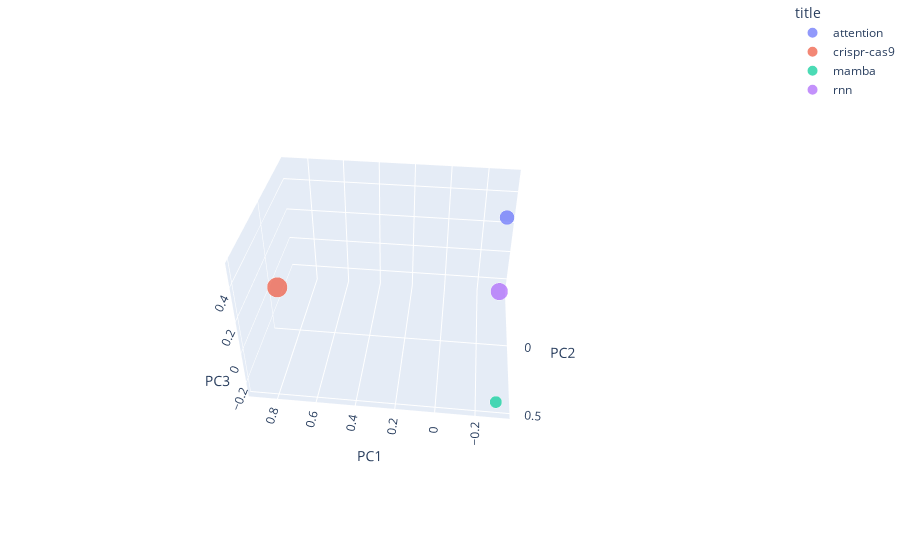

Notebook code cell kept with this figure:
### Code cell
import plotly.express as px

%matplotlib widget
%matplotlib inline

# Configure the trace.
fig = px.scatter_3d(new_pca_df,
    x='PC1',  # <-- Put your data instead
    y='PC2',  # <-- Put your data instead
    z='PC3',  # <-- Put your data instead
    size='text_lenght',
    color='title'
)

fig.update_layout(margin=dict(l=0, r=0, b=0, t=0))

fig.show()

### Figure 1 — Plotly figure (JSON) as saved in the notebook; plotly's stock layout.template omitted (floating-point values rounded to 4 significant figures)
{"data": [{"hovertemplate": "title=attention<br>PC1=%{x}<br>PC2=%{y}<br>PC3=%{z}<br>text_lenght=%{marker.size}<extra></extra>", "legendgroup": "attention", "marker": {"color": "#636efa", "size": [2853], "sizemode": "area", "sizeref": 13.66, "symbol": "circle"}, "mode": "markers", "name": "attention", "scene": "scene", "showlegend": true, "type": "scatter3d", "x": [-0.2857], "y": [-0.03023], "z": [0.5099]}, {"hovertemplate": "title=crispr-cas9<br>PC1=%{x}<br>PC2=%{y}<br>PC3=%{z}<br>text_lenght=%{marker.size}<extra></extra>", "legendgroup": "crispr-cas9", "marker": {"color": "#EF553B", "size": [5463], "sizemode": "area", "sizeref": 13.66, "symbol": "circle"}, "mode": "markers", "name": "crispr-cas9", "scene": "scene", "showlegend": true, "type": "scatter3d", "x": [0.911], "y": [-0.01376], "z": [-0.01204]}, {"hovertemplate": "title=mamba<br>PC1=%{x}<br>PC2=%{y}<br>PC3=%{z}<br>text_lenght=%{marker.size}<extra></extra>", "legendgroup": "mamba", "marker": {"color": "#00cc96", "size": [1944], "sizemode": "area", "sizeref": 13.66, "symbol": "circle"}, "mode": "markers", "name": "mamba", "scene": "scene", "showlegend": true, "type": "scatter3d", "x": [-0.2944], "y": [0.504], "z": [-0.2217]}, {"hovertemplate": "title=rnn<br>PC1=%{x}<br>PC2=%{y}<br>PC3=%{z}<br>text_lenght=%{marker.size}<extra></extra>", "legendgroup": "rnn", "marker": {"color": "#ab63fa", "size": [4022], "sizemode": "area", "sizeref": 13.66, "symbol": "circle"}, "mode": "markers", "name": "rnn", "scene": "scene", "showlegend": true, "type": "scatter3d", "x": [-0.331], "y": [-0.4601], "z": [-0.2761]}], "layout": {"autosize": true, "legend": {"itemsizing": "constant", "title": {"text": "title"}, "tracegroupgap": 0}, "margin": {"b": 0, "l": 0, "r": 0, "t": 0}, "scene": {"aspectmode": "auto", "aspectratio": {"x": 1.267, "y": 0.9838, "z": 0.802}, "camera": {"center": {"x": 0, "y": 0, "z": 0}, "eye": {"x": -0.3106, "y": 2.708, "z": 2.047}, "projection": {"type": "perspective"}, "up": {"x": 0, "y": 0, "z": 1}}, "domain": {"x": [0, 1], "y": [0, 1]}, "xaxis": {"title": {"text": "PC1"}, "type": "linear"}, "yaxis": {"title": {"text": "PC2"}, "type": "linear"}, "zaxis": {"title": {"text": "PC3"}, "type": "linear"}}}}
